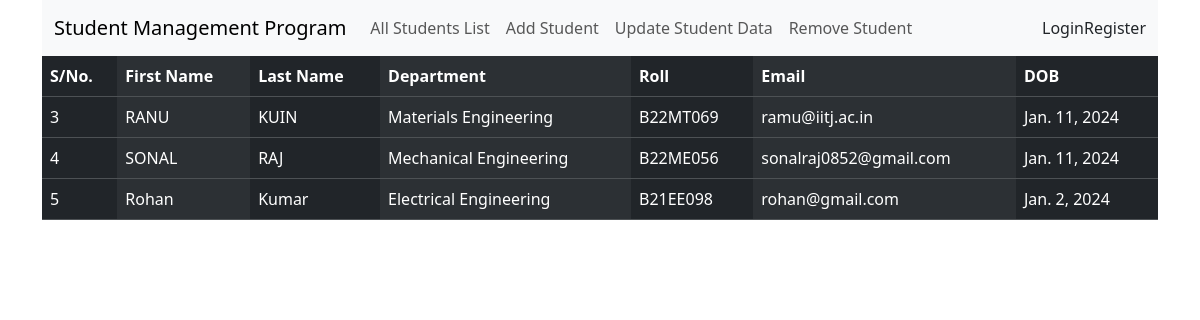
Screenshot of /students/all_students/ with the database file from the repository.
### students/models.py (models this page shows)
class students(models.Model):
    first_name = models.CharField(max_length = 20)
    last_name = models.CharField(max_length = 20)
    department = models.CharField(max_length = 50)
    email = models.EmailField()
    roll_number = models.CharField(max_length = 10)
    date_of_birth = models.DateField()

### students/views.py (the view)
# urls.py: path('all_students/', views.students_all, name = 'all_students'),
def students_all(request):
    if request.method == 'GET':
        students_list = students.objects.all()
        contex = {
            'students_all' : students_list
        }
    return render(request, 'all_students.html', contex)

### templates/all_students.html (shortened to what this page needs)
<!doctype html>
<html lang="en">
  <head>
    <link href="https://cdn.jsdelivr.net/npm/bootstrap@5.3.2/dist/css/bootstrap.min.css" rel="stylesheet">
  </head>
  <body>
    <div class="container">
        {% include 'header.html' %}
        <table class="table table-dark table-striped-columns">
            <thead>
              <tr>
                <th scope="col">S/No.</th>
                <th scope="col">First Name</th>
                <th scope="col">Last Name</th>
                <th scope="col">Department</th>
                <th scope="col">Roll</th>
                <th scope="col">Email</th>
                <th scope="col">DOB</th>
              </tr>
            </thead>
            <tbody>
                {% for i in students_all %}
              <tr>
                <td>{{ i.id }}</td>
                <td>{{ i.first_name }}</td>
                <td>{{ i.last_name }}</td>
                <td>{{ i.department }}</td>
                <td>{{ i.roll_number }}</td>
                <td>{{ i.email }}</td>
                <td>{{ i.date_of_birth }}</td>
              </tr>
              {% endfor%}
            </tbody>
        </table>
    </div>
  </body>
</html>

### templates/header.html
<nav class="navbar navbar-expand-lg bg-body-tertiary">
    <div class="container-fluid">
      <a class="navbar-brand" href="{% url 'home' %}">Student Management Program</a>
      <div class="collapse navbar-collapse" id="navbarSupportedContent">
        <ul class="navbar-nav me-auto mb-2 mb-lg-0">
          <li class="nav-item">
            <a class="nav-link" aria-current="page" href="{% url 'all_students' %}">All Students List</a>
          </li>
          <li class="nav-item">
            <a class="nav-link" href="{% url 'add_students' %}">Add Student</a>
          </li>
          <li class="nav-item">
            <a class="nav-link" href="{% url 'update_students' %}">Update Student Data</a>
          </li>
          <li class="nav-item">
            <a class="nav-link" href="{% url 'remove_students' %}">Remove Student</a>
          </li>
        </ul>
        {% if request.user.is_authenticated %}
          <li class="nav-item" style="list-style: none;">
            <span class="navbar-text">
              Welcome, {{ request.user.get_full_name }}
            </span>
          </li>
          <li class="nav-item" style="list-style: none; margin-left: 2px;">
            <a class="nav-link" href="{% url 'logout' %}">Logout</a>
          </li>
        {% else %}
            <li class="nav-item" style="list-style: none;">
              <a class="nav-link" href="{% url 'login' %}">Login</a>
            </li>
            <li class="nav-item" style="list-style: none;">
              <a class="nav-link" href="{% url 'register' %}">Register</a>
            </li>
        {% endif %}
      </div>
    </div>
  </nav>

### rows the page displays
students: id "3", first_name "RANU", last_name "KUIN", department "Materials Engineering", roll_number "B22MT069", email "ramu@iitj.ac.in", date_of_birth "Jan. 11, 2024"
students: id "4", first_name "SONAL", last_name "RAJ", department "Mechanical Engineering", roll_number "B22ME056", email "sonalraj0852@gmail.com", date_of_birth "Jan. 11, 2024"
students: id "5", first_name "Rohan", last_name "Kumar", department "Electrical Engineering", roll_number "B21EE098", email "rohan@gmail.com", date_of_birth "Jan. 2, 2024"
